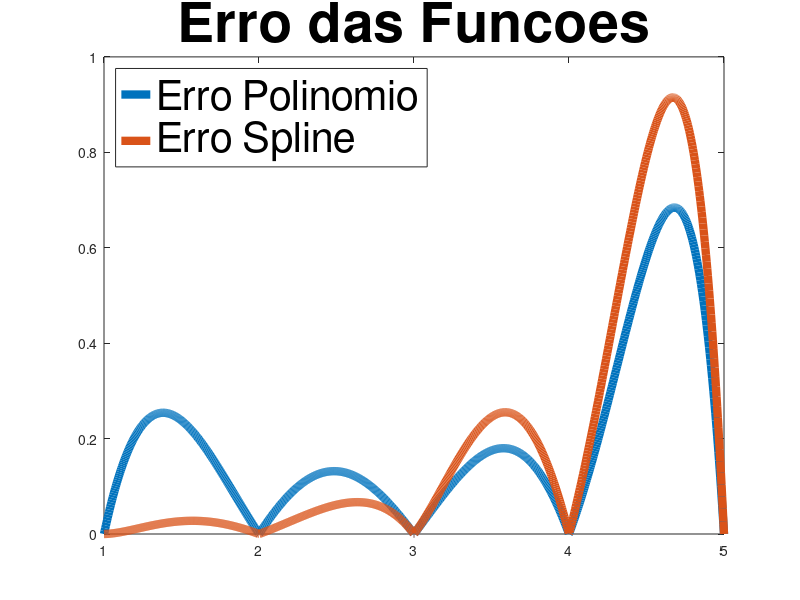

MATLAB code to generate this figure:
clear all
clc
x = [1 2 3 4 5]'
n = 5
y = [1 1 2 6 24]'

pre = output_precision(10);

P2 = @(k)  1 + 0*(k - 1) + 0.5*(k - 1)*(k - 2) + (1/3)*(k - 1)*(k - 2)*(k - 3) + 0.375*(k - 1)*(k - 2)*(k - 3)*(k - 4);

Erro = @(k) (1/3)*(k - 0)*(k - 1)*(k - 2)*(k - 3);

lim = 1000;

t = linspace(1,5, lim);

z2 = zeros(1, lim);
for i = 1:lim
  z2(1, i) = P2(t(i));
 endfor
z3 = spline(x, y, t);

R = gamma(t);
e1 = abs(R - z2);
e2 = abs(R - z3);

erro_medio_Newton = mean(e1)
erro_medio_Spline = mean(e2)
erro_max_Newton = max(e1)
erro_max_Spline = max(e2)

plot(t, e1, 'linewidth', 6, t, e2, 'linewidth', 6)
leg = legend("Erro Polinomio", "Erro Spline", "location", "northwest");
tit = title("Erro das Funcoes");

set (tit, "fontsize", 40);
set(leg, "fontsize", 30);